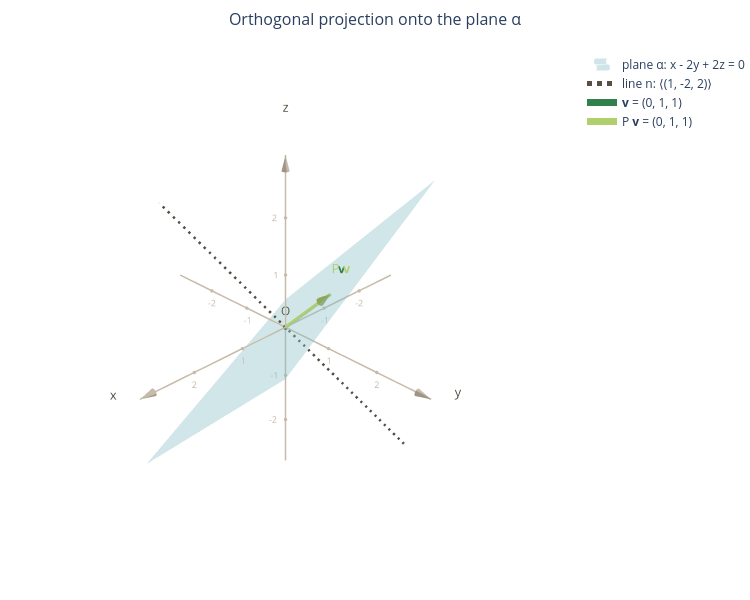

Source (notebook cell):
### Markdown cell above
We start by analyzing the projection.

### Code cell
v = Matrix([2, 1, 1])
pv = P @ v

fig = new_figure("Orthogonal projection onto the plane α")
draw_axes(fig)
draw_plane(fig, n, name="plane α")
draw_line(fig, n, "black", "line n")
draw_vector(fig, v, "green", "<b>v</b>")
draw_vector(fig, pv, "light green", "P <b>v</b>")

fig

### Figure 1 — Plotly figure (JSON) as saved in the notebook; plotly's stock layout.template omitted (floating-point values rounded to 4 significant figures)
{"data": [{"hoverinfo": "skip", "marker": {"color": "#565044", "size": 3}, "mode": "markers+text", "showlegend": false, "text": ["O"], "textfont": {"color": "#565044"}, "textposition": "top center", "type": "scatter3d", "x": [0], "y": [0], "z": [0]}, {"hoverinfo": "skip", "line": {"color": "#c7baa8", "width": 3}, "mode": "lines", "showlegend": false, "type": "scatter3d", "x": [-3, 3], "y": [0, 0], "z": [0, 0]}, {"anchor": "tip", "colorscale": [[0, "#c7baa8"], [1, "#c7baa8"]], "hoverinfo": "skip", "showlegend": false, "showscale": false, "sizemode": "absolute", "sizeref": 0.25, "type": "cone", "u": [3], "v": [0], "w": [0], "x": [3], "y": [0], "z": [0]}, {"hoverinfo": "skip", "marker": {"color": "#c7baa8", "size": 2}, "mode": "markers+text", "showlegend": false, "text": ["-2", "-1", "1", "2"], "textfont": {"color": "#c7baa8", "size": 9}, "textposition": "bottom center", "type": "scatter3d", "x": [-2.0, -1.0, 1.0, 2.0], "y": [-0.0, -0.0, 0.0, 0.0], "z": [-0.0, -0.0, 0.0, 0.0]}, {"hoverinfo": "skip", "mode": "text", "showlegend": false, "text": ["x"], "textfont": {"color": "#565044", "size": 13}, "type": "scatter3d", "x": [3.45], "y": [0], "z": [0]}, {"hoverinfo": "skip", "line": {"color": "#c7baa8", "width": 3}, "mode": "lines", "showlegend": false, "type": "scatter3d", "x": [0, 0], "y": [-3, 3], "z": [0, 0]}, {"anchor": "tip", "colorscale": [[0, "#c7baa8"], [1, "#c7baa8"]], "hoverinfo": "skip", "showlegend": false, "showscale": false, "sizemode": "absolute", "sizeref": 0.25, "type": "cone", "u": [0], "v": [3], "w": [0], "x": [0], "y": [3], "z": [0]}, {"hoverinfo": "skip", "marker": {"color": "#c7baa8", "size": 2}, "mode": "markers+text", "showlegend": false, "text": ["-2", "-1", "1", "2"], "textfont": {"color": "#c7baa8", "size": 9}, "textposition": "bottom center", "type": "scatter3d", "x": [-0.0, -0.0, 0.0, 0.0], "y": [-2.0, -1.0, 1.0, 2.0], "z": [-0.0, -0.0, 0.0, 0.0]}, {"hoverinfo": "skip", "mode": "text", "showlegend": false, "text": ["y"], "textfont": {"color": "#565044", "size": 13}, "type": "scatter3d", "x": [0], "y": [3.45], "z": [0]}, {"hoverinfo": "skip", "line": {"color": "#c7baa8", "width": 3}, "mode": "lines", "showlegend": false, "type": "scatter3d", "x": [0, 0], "y": [0, 0], "z": [-3, 3]}, {"anchor": "tip", "colorscale": [[0, "#c7baa8"], [1, "#c7baa8"]], "hoverinfo": "skip", "showlegend": false, "showscale": false, "sizemode": "absolute", "sizeref": 0.25, "type": "cone", "u": [0], "v": [0], "w": [3], "x": [0], "y": [0], "z": [3]}, {"hoverinfo": "skip", "marker": {"color": "#c7baa8", "size": 2}, "mode": "markers+text", "showlegend": false, "text": ["-2", "-1", "1", "2"], "textfont": {"color": "#c7baa8", "size": 9}, "textposition": "middle left", "type": "scatter3d", "x": [-0.0, -0.0, 0.0, 0.0], "y": [-0.0, -0.0, 0.0, 0.0], "z": [-2.0, -1.0, 1.0, 2.0]}, {"hoverinfo": "skip", "mode": "text", "showlegend": false, "text": ["z"], "textfont": {"color": "#565044", "size": 13}, "type": "scatter3d", "x": [0], "y": [0], "z": [3.45]}, {"colorscale": [[0, "#89bfc7"], [1, "#89bfc7"]], "name": "plane α: x - 2y + 2z = 0", "opacity": 0.4, "showlegend": true, "showscale": false, "type": "surface", "x": [[2.357, 2.357], [-2.357, -2.357]], "y": [[-1.179, 2.357], [-2.357, 1.179]], "z": [[-2.357, 1.179], [-1.179, 2.357]]}, {"hoverinfo": "skip", "line": {"color": "#565044", "dash": "dash", "width": 5}, "mode": "lines", "showlegend": false, "type": "scatter3d", "x": [-1, 1], "y": [2, -2], "z": [-2, 2]}, {"hoverinfo": "skip", "line": {"color": "#565044", "dash": "dot", "width": 5}, "mode": "lines", "name": "line n: ⟨(1, -2, 2)⟩", "showlegend": true, "type": "scatter3d", "x": [null], "y": [null], "z": [null]}, {"line": {"color": "#32804c", "width": 7}, "mode": "lines", "name": "<b>v</b> = (0, 1, 1)", "showlegend": true, "type": "scatter3d", "x": [0, 0], "y": [0, 1], "z": [0, 1]}, {"anchor": "tip", "colorscale": [[0, "#32804c"], [1, "#32804c"]], "showlegend": false, "showscale": false, "sizemode": "absolute", "sizeref": 0.3, "type": "cone", "u": [0], "v": [1], "w": [1], "x": [0], "y": [1], "z": [1]}, {"hoverinfo": "skip", "mode": "text", "showlegend": false, "text": ["<b>v</b>"], "textfont": {"color": "#32804c", "size": 13}, "type": "scatter3d", "x": [0], "y": [1.212], "z": [1.212]}, {"line": {"color": "#b1cf6c", "width": 7}, "mode": "lines", "name": "P <b>v</b> = (0, 1, 1)", "showlegend": true, "type": "scatter3d", "x": [0, 0], "y": [0, 1], "z": [0, 1]}, {"anchor": "tip", "colorscale": [[0, "#b1cf6c"], [1, "#b1cf6c"]], "showlegend": false, "showscale": false, "sizemode": "absolute", "sizeref": 0.3, "type": "cone", "u": [0], "v": [1], "w": [1], "x": [0], "y": [1], "z": [1]}, {"hoverinfo": "skip", "mode": "text", "showlegend": false, "text": ["P <b>v</b>"], "textfont": {"color": "#b1cf6c", "size": 13}, "type": "scatter3d", "x": [0], "y": [1.212], "z": [1.212]}], "layout": {"height": 600, "margin": {"b": 0, "l": 0, "r": 0, "t": 50}, "scene": {"aspectmode": "data", "camera": {"eye": {"x": 1, "y": 1, "z": 0.8}}, "xaxis": {"visible": false}, "yaxis": {"visible": false}, "zaxis": {"visible": false}}, "title": {"font": {"size": 16}, "text": "Orthogonal projection onto the plane α", "x": 0.5}, "width": 750}}
